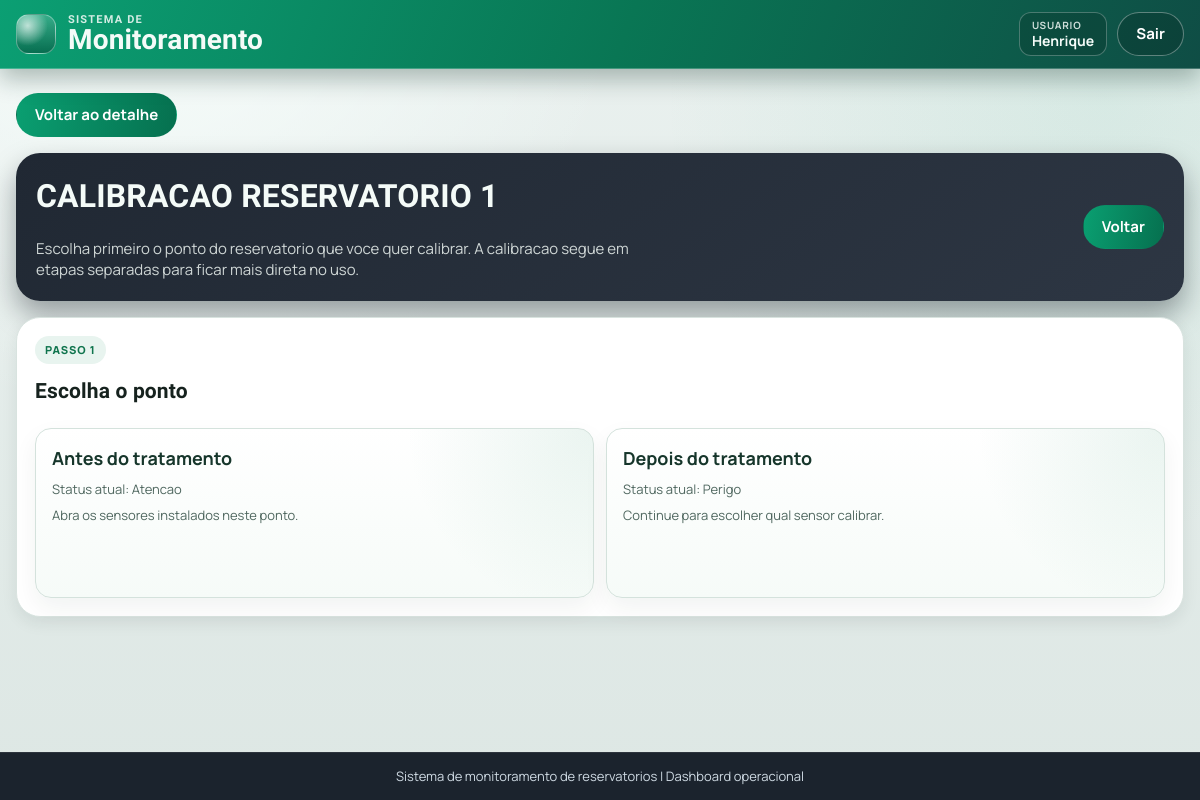
Before: /reservatorios/8/calibracao/ (signed in) with the older database file.
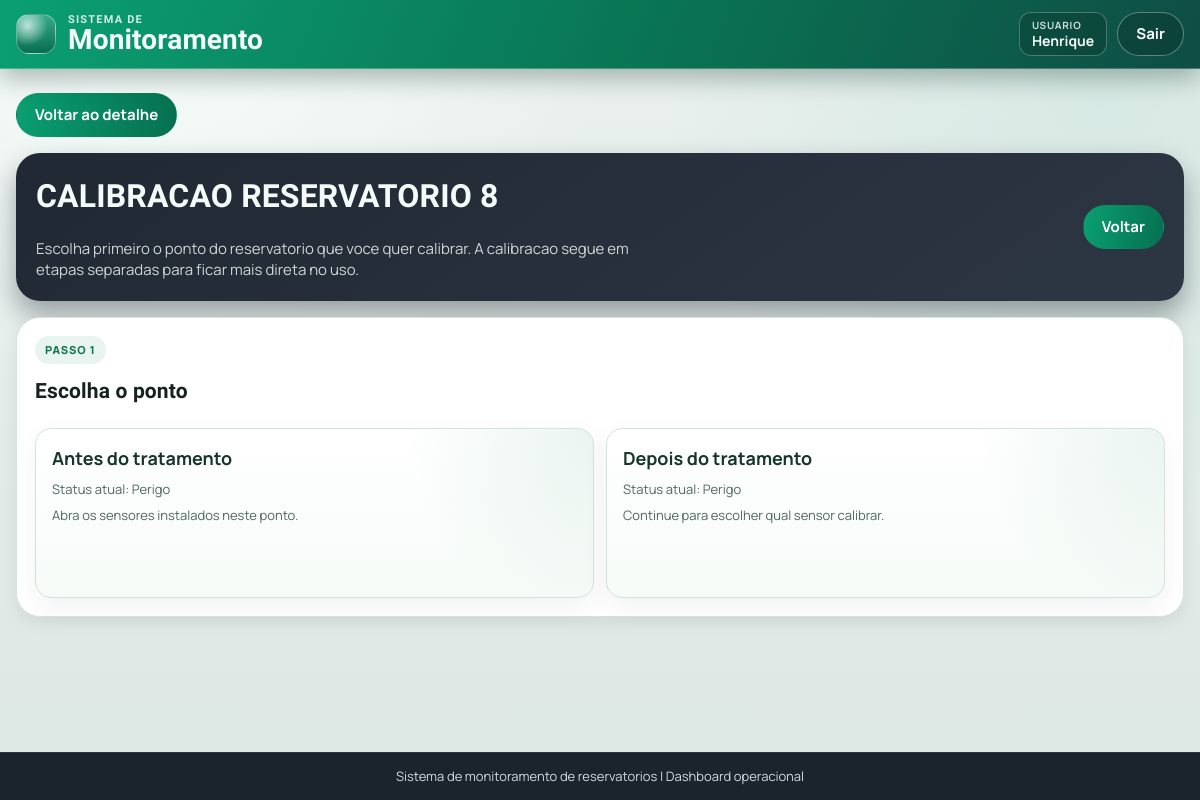
After: the same page with the newer database file.
### app/models.py (models this page shows, shortened)
class Reservatorio(models.Model):
    STATUS_BOM = "bom"
    STATUS_ATENCAO = "atencao"
    STATUS_PERIGO = "perigo"
    FAIXA_PADRAO_PPM_TDS_MIN = 0.0
    FAIXA_PADRAO_PPM_TDS_MAX = 500.0
    FAIXA_PADRAO_NTU_TURBIDEZ_MIN = 0.0
    FAIXA_PADRAO_NTU_TURBIDEZ_MAX = 5.0
    FAIXA_PADRAO_CELSIUS_TEMPERATURA_MIN = 5.0
    FAIXA_PADRAO_CELSIUS_TEMPERATURA_MAX = 30.0
    FAIXA_PADRAO_PH_MIN = 6.0
    FAIXA_PADRAO_PH_MAX = 9.5
    META_PADRAO_PPM_TDS = 600.0
    META_PADRAO_NTU_TURBIDEZ = 1.5
    META_PADRAO_CELSIUS_TEMPERATURA = 25.0
    META_PADRAO_PH = 7.0
    STATUS_CHOICES = (
        (STATUS_BOM, "Bom"),
        (STATUS_ATENCAO, "Atencao"),
        (STATUS_PERIGO, "Perigo"),
    )
    usuario = models.ForeignKey(
        settings.AUTH_USER_MODEL,
        on_delete=models.CASCADE,
        related_name="reservatorios",
    )
    nome = models.CharField(max_length=120, unique=True)
    status = models.CharField(max_length=20, choices=STATUS_CHOICES, default=STATUS_BOM)
    faixa_ppm_tds_min = models.FloatField(default=FAIXA_PADRAO_PPM_TDS_MIN)
    faixa_ppm_tds_max = models.FloatField(default=FAIXA_PADRAO_PPM_TDS_MAX)
    faixa_ntu_turbidez_min = models.FloatField(default=FAIXA_PADRAO_NTU_TURBIDEZ_MIN)
    faixa_ntu_turbidez_max = models.FloatField(default=FAIXA_PADRAO_NTU_TURBIDEZ_MAX)
    faixa_celsius_temperatura_min = models.FloatField(default=FAIXA_PADRAO_CELSIUS_TEMPERATURA_MIN)
    faixa_celsius_temperatura_max = models.FloatField(default=FAIXA_PADRAO_CELSIUS_TEMPERATURA_MAX)
    faixa_ph_min = models.FloatField(default=FAIXA_PADRAO_PH_MIN)
    faixa_ph_max = models.FloatField(default=FAIXA_PADRAO_PH_MAX)
    meta_ppm_tds = models.FloatField(default=META_PADRAO_PPM_TDS)
    meta_ntu_turbidez = models.FloatField(default=META_PADRAO_NTU_TURBIDEZ)
    meta_celsius_temperatura = models.FloatField(default=META_PADRAO_CELSIUS_TEMPERATURA)
    meta_ph = models.FloatField(default=META_PADRAO_PH)
    created_at = models.DateTimeField(auto_now_add=True)
    updated_at = models.DateTimeField(auto_now=True)
    class Meta:
        ordering = ["nome"]
    @classmethod
    def obter_por_id(cls, reservatorio_id, usuario=None):
        reservatorio_id = cls._normalizar_id(reservatorio_id)
        if reservatorio_id is None:
            return None
        queryset = cls.objects.filter(id=reservatorio_id)
        if usuario is not None:
            queryset = queryset.filter(usuario=usuario)
        return queryset.first()
    def garantir_pontos_monitoramento(self):
        for tipo in PontoMonitoramento.TIPOS:
            PontoMonitoramento.objects.get_or_create(
                reservatorio=self,
                tipo=tipo,
            )
    def obter_ponto_monitoramento(self, tipo):
        tipo_normalizado = PontoMonitoramento.normalizar_tipo(tipo)
        return self.pontos_monitoramento.filter(tipo=tipo_normalizado).first()
    @staticmethod
    def _normalizar_id(reservatorio_id):
        if isinstance(reservatorio_id, int):
            return reservatorio_id if reservatorio_id > 0 else None
        if isinstance(reservatorio_id, str) and reservatorio_id.isdigit():
            return int(reservatorio_id)
        return None

class PontoMonitoramento(models.Model):
    TIPO_ANTES = "antes_tratamento"
    TIPO_DEPOIS = "depois_tratamento"
    TEMPERATURA_INCLINACAO_PADRAO = 1.0
    PH_VOLTAGEM_REFERENCIA_7_PADRAO = 2.39
    PH_INCLINACAO_PADRAO = 0.23
    TDS_INCLINACAO_PADRAO = 1.0
    TURBIDEZ_INCLINACAO_PADRAO = 1.0
    TDS_ALVO_CALIBRACAO_PADRAO = 40.0
    TURBIDEZ_ALVO_CALIBRACAO_PADRAO = 0.4
    TIPOS = (
        TIPO_ANTES,
        TIPO_DEPOIS,
    )
    TIPO_CHOICES = (
        (TIPO_ANTES, "Antes do tratamento"),
        (TIPO_DEPOIS, "Depois do tratamento"),
    )
    reservatorio = models.ForeignKey(
        Reservatorio,
        on_delete=models.CASCADE,
        related_name="pontos_monitoramento",
    )
    tipo = models.CharField(max_length=32, choices=TIPO_CHOICES)
    status_atual = models.CharField(
        max_length=20,
        choices=Reservatorio.STATUS_CHOICES,
        default=Reservatorio.STATUS_BOM,
    )
    confianca_status = models.FloatField(null=True, blank=True)
    modelo_versao = models.CharField(max_length=64, blank=True, default="")
    temperatura_inclinacao = models.FloatField(default=TEMPERATURA_INCLINACAO_PADRAO)
    temperatura_offset_c = models.FloatField(default=0.0)
    temperatura_valor_referencia_c = models.FloatField(null=True, blank=True)
    temperatura_bruta_referencia_c = models.FloatField(null=True, blank=True)
    temperatura_calibrado_em = models.DateTimeField(null=True, blank=True)
    ph_voltagem_referencia_7 = models.FloatField(default=PH_VOLTAGEM_REFERENCIA_7_PADRAO)
    ph_inclinacao = models.FloatField(default=PH_INCLINACAO_PADRAO)
    ph_temperatura_calibracao_c = models.FloatField(default=25.0)
    ph_calibrado_em = models.DateTimeField(null=True, blank=True)
    tds_inclinacao = models.FloatField(default=TDS_INCLINACAO_PADRAO)
    tds_offset_ppm = models.FloatField(default=0.0)
    tds_calibrado_em = models.DateTimeField(null=True, blank=True)
    turbidez_inclinacao = models.FloatField(default=TURBIDEZ_INCLINACAO_PADRAO)
    turbidez_offset_ntu = models.FloatField(default=0.0)
    turbidez_calibrado_em = models.DateTimeField(null=True, blank=True)
    tds_alvo_calibracao_ppm = models.FloatField(default=TDS_ALVO_CALIBRACAO_PADRAO)
    turbidez_alvo_calibracao_ntu = models.FloatField(default=TURBIDEZ_ALVO_CALIBRACAO_PADRAO)
    tds_adc_calibracao = models.IntegerField(null=True, blank=True)
    turbidez_adc_calibracao = models.IntegerField(null=True, blank=True)
    agua_calibrado_em = models.DateTimeField(null=True, blank=True)
    created_at = models.DateTimeField(auto_now_add=True)
    updated_at = models.DateTimeField(auto_now=True)
    class Meta:
        ordering = ["reservatorio_id", "tipo"]
        constraints = [
            models.UniqueConstraint(
                fields=["reservatorio", "tipo"],
                name="uq_ponto_monitoramento_reservatorio_tipo",
            ),
        ]
    @classmethod
    def normalizar_tipo(cls, tipo):
        if not isinstance(tipo, str):
            raise ValueError("ponto_tipo invalido")
        tipo_normalizado = tipo.strip().lower()
        validos = {item[0] for item in cls.TIPO_CHOICES}
        if tipo_normalizado not in validos:
            raise ValueError("ponto_tipo invalido")
        return tipo_normalizado

### app/views.py (the view)
@login_required(login_url="entrar")
@require_http_methods(["GET"])
def reservatorio_calibracao(request, reservatorio_id):
    reservatorio = Reservatorio.obter_por_id(reservatorio_id, usuario=request.user)
    if reservatorio is None:
        messages.error(request, "Reservatorio nao encontrado.")
        return redirect("index")
    reservatorio.garantir_pontos_monitoramento()
    ponto_antes = reservatorio.obter_ponto_monitoramento(PontoMonitoramento.TIPO_ANTES)
    ponto_depois = reservatorio.obter_ponto_monitoramento(PontoMonitoramento.TIPO_DEPOIS)
    return render(
        request,
        "reservatorio/calibracao.html",
        {
            **_contexto_calibracao_reservatorio(
                reservatorio,
                ponto_antes=ponto_antes,
                ponto_depois=ponto_depois,
            ),
        },
    )

### app/services/ingestao.py (called while the page is built)
def _calcular_tds_por_tensao(*, tds_tensao, temperatura):
    coeficiente_compensacao = 1.0 + 0.02 * (temperatura - 25.0)
    if coeficiente_compensacao == 0:
        raise IngestaoLeituraErro("campo invalido: temperatura")
    tensao_compensada = tds_tensao / coeficiente_compensacao
    tds = (
        133.42 * (tensao_compensada ** 3)
        - 255.86 * (tensao_compensada ** 2)
        + 857.39 * tensao_compensada
    ) * 0.5
    if not math.isfinite(tds):
        raise IngestaoLeituraErro("campo invalido: tds")
    return max(tds, 0.0)

def _calcular_turbidez_por_tensao(*, turbidez_tensao):
    if turbidez_tensao < 0:
        raise IngestaoLeituraErro("campo invalido: turbidez")
    return turbidez_tensao

def calcular_tds_por_adc(*, adc_tds, temperatura):
    tds_tensao = _adc_para_tensao(adc_tds, campo="adc_tds")
    return _calcular_tds_por_tensao(tds_tensao=tds_tensao, temperatura=temperatura)

def calcular_turbidez_por_adc(*, adc_turb):
    turbidez_tensao = _adc_para_tensao(adc_turb, campo="adc_turb")
    return _calcular_turbidez_por_tensao(turbidez_tensao=turbidez_tensao)

### app/views.py (called while the page is built, shortened)
def _normalizar_tensao(valor):
    if valor is None:
        return None

### app/templates/reservatorio/calibracao.html (shortened to what this page needs)
{% extends "blocos/base.html" %}
{% block content %}
<section class="message-wrap">
    <p><a class="btn-main" href="{% url 'reservatorio_detalhe' reservatorio.id %}">Voltar ao detalhe</a></p>
</section>
<section class="detail-hero calibration-hero">
    <div class="detail-hero-copy">
        <h2>CALIBRACAO {{ reservatorio.nome|upper }}</h2>
        <p class="index-hero-subtitle">
            Escolha primeiro o ponto do reservatorio que voce quer calibrar. A calibracao segue em etapas separadas para ficar mais direta no uso.
        </p>
    </div>
    <div class="detail-hero-actions">
        <a class="btn-main" href="{% url 'reservatorio_detalhe' reservatorio.id %}">Voltar</a>
    </div>
</section>
<section class="panel calibration-page-panel">
    <div class="calibration-step-kicker">Passo 1</div>
    <h3>Escolha o ponto</h3>
    <div class="calibration-choice-grid calibration-choice-grid-points">
        <a class="calibration-choice-card calibration-point-card"
            href="{% url 'reservatorio_calibracao_ponto' reservatorio.id ponto_antes.tipo %}">
            <strong>Antes do tratamento</strong>
            <span>Status atual: {{ ponto_antes.get_status_atual_display }}</span>
            <span>Abra os sensores instalados neste ponto.</span>
        </a>
        <a class="calibration-choice-card calibration-point-card"
            href="{% url 'reservatorio_calibracao_ponto' reservatorio.id ponto_depois.tipo %}">
            <strong>Depois do tratamento</strong>
            <span>Status atual: {{ ponto_depois.get_status_atual_display }}</span>
            <span>Continue para escolher qual sensor calibrar.</span>
        </a>
    </div>
</section>
{% endblock %}

Changed rows visible on the page:
removed PontoMonitoramento: status_atual "Atencao"
changed Reservatorio: nome "RESERVATORIO 1" → "RESERVATORIO 8"
added PontoMonitoramento: status_atual "Perigo"
